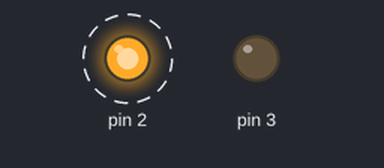
The sketch below on a simulated Arduino Uno, built with avr-gcc and run on an emulated ATmega328P. On the bench: output pins drawn as LEDs (lit = HIGH). Dashed ring = blinking.

Above: at 0.5 s.
Timing chart, 0 to 4.6 s (numbered marks = the images above):
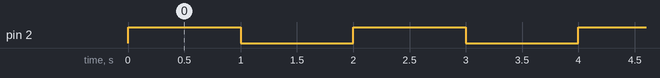

Measured:
- by itself, pin 2: alternates HIGH for 1.0 s and LOW for 1.0 s

The sketch:

Double_LED.ino
```cpp
// the setup function runs once when you press reset or power the board
void setup() {
  // initialize digital pin 13 as an output.
  pinMode(2, OUTPUT);
  pinMode(3, OUTPUT);
}

// the loop function runs over and over again forever
void loop() {
  digitalWrite(2, HIGH);   // turn the LED on (HIGH is the voltage level)
  delay(1000);              // wait for a second
  digitalWrite(2, LOW);    // turn the LED off by making the voltage LOW
  delay(1000);              // wait for a second
}
```
